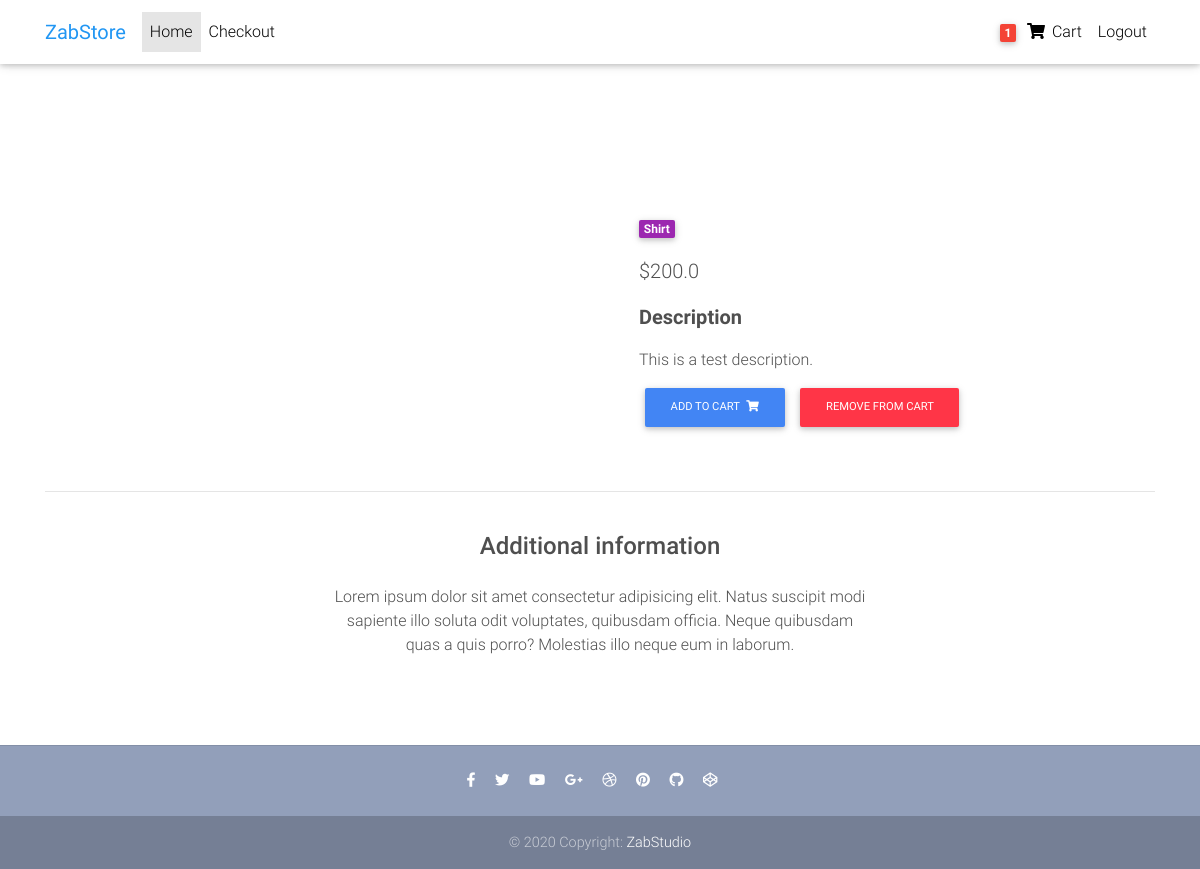
The app's page /product/test-product-2/ (signed in) with its own data.
### core/models.py (models this page shows, shortened)
class Order(models.Model):
    user = models.ForeignKey(settings.AUTH_USER_MODEL, on_delete=models.CASCADE)
    ref_code = models.CharField(max_length=20, blank=True, null=True)
    item = models.ManyToManyField(OrderItem)
    start_date = models.DateTimeField(auto_now_add=True)
    ordered_date = models.DateTimeField()
    ordered = models.BooleanField(default=False)
    billing_address = models.ForeignKey('Address', related_name='billing_address', on_delete=models.SET_NULL,
                                        blank=True, null=True)
    shipping_address = models.ForeignKey('Address', related_name='shipping_address', on_delete=models.SET_NULL,
                                         blank=True, null=True)
    payment = models.ForeignKey('Payment', on_delete=models.SET_NULL, blank=True, null=True)
    coupon = models.ForeignKey('Coupon', on_delete=models.SET_NULL, blank=True, null=True)
    being_delivered = models.BooleanField(default=False)
    received = models.BooleanField(default=False)
    refund_requested = models.BooleanField(default=False)
    refund_granted = models.BooleanField(default=False)
    '''
    1. item added to cart
    2. adding billing address
    (Failed checkout)
    3. payment
    ( preprocessing, processing, packaging etc.)
    4. Being delivered
    5. Received
    6. Refunds
    '''

class Item(models.Model):
    title = models.CharField(max_length=100)
    price = models.FloatField()
    discount_price = models.FloatField(blank=True, null=True)
    category = models.CharField(choices=CATEGORY_CHOICES, max_length=2)
    label = models.CharField(choices=LABEL_CHOICES, max_length=1)
    slug = models.SlugField()
    description = models.TextField()
    image = models.ImageField(blank=True, null=True)
    def get_add_to_cart_url(self):
        return reverse("core:add-to-cart", kwargs={
            'slug': self.slug
        })
    def get_remove_from_cart_url(self):
        return reverse("core:remove-from-cart", kwargs={
            'slug': self.slug
        })

### core/views.py (the view)
# urls.py: path('product/<slug>/', ItemDetailView.as_view(), name='product'),
class ItemDetailView(DetailView):
    model = Item
    template_name = "product.html"

### core/templatetags/cart_template_tags.py (called while the page is built)
@register.filter
def cart_item_count(user):
    if user.is_authenticated:
        qs = Order.objects.filter(user=user, ordered=False)
        if qs.exists():
            return qs[0].item.count()
    return 0

### templates/product.html (shortened to what this page needs)
{% extends 'base.html' %}
{% block content %}
<body>
  <main class="mt-5 pt-4">
    <div class="container dark-grey-text mt-5">
      <div class="row wow fadeIn">
        <div class="col-md-6 mb-4">
        </div>
        <div class="col-md-6 mb-4">
          <div class="p-4">
            <div class="mb-3">
              <a href="">
                <span class="badge purple mr-1">{{ object.get_category_display }}</span>
              </a>
            </div>
            <p class="lead">
              {% if object.discount_price %}
              <span class="mr-1">
                <del>${{ object.price }}</del>
              </span>
              <span>${{ object.discount_price}}</span>
              {% else %}
              <span>${{ object.price }}</span>
              {% endif %}
            </p>
            <p class="lead font-weight-bold">Description</p>
            <p>{{ object.description }}.</p>
            <a href="{{ object.get_add_to_cart_url }}" class="btn btn-primary btn-md my-0 p">Add to cart
              <i class="fas fa-shopping-cart ml-1"></i>
            </a>
            <a href="{{ object.get_remove_from_cart_url }}" class="btn btn-danger btn-md my-0 p">Remove from cart
            </a>
          </div>
        </div>
      </div>
      <hr>
      <div class="row d-flex justify-content-center wow fadeIn">
        <div class="col-md-6 text-center">
          <h4 class="my-4 h4">Additional information</h4>
          <p>Lorem ipsum dolor sit amet consectetur adipisicing elit. Natus suscipit modi sapiente illo soluta odit
            voluptates,
            quibusdam officia. Neque quibusdam quas a quis porro? Molestias illo neque eum in laborum.</p>
        </div>
      </div>
      <div class="row wow fadeIn">
        <div class="col-lg-4 col-md-12 mb-4">
        </div>
        <div class="col-lg-4 col-md-6 mb-4">
        </div>
        <div class="col-lg-4 col-md-6 mb-4">
        </div>
      </div>
    </div>
  </main>
</body>
{% endblock %}

### templates/navbar.html (shortened to what this page needs)
{% load cart_template_tags %}
<nav class="navbar fixed-top navbar-expand-lg navbar-light white scrolling-navbar">
    <div class="container">
      <a class="navbar-brand waves-effect" href="https://mdbootstrap.com/docs/jquery/" target="_blank">
        <strong class="blue-text">ZabStore</strong>
      </a>
      <div class="collapse navbar-collapse" id="navbarSupportedContent">
        <ul class="navbar-nav mr-auto">
          <li class="nav-item active">
            <a class="nav-link waves-effect" href="/">Home
            </a>
          </li>
          <li class="nav-item">
            <a class="nav-link waves-effect" href="/checkout" target="_blank">Checkout</a>
          </li>
        </ul>
        <ul class="navbar-nav nav-flex-icons">
          {% if request.user.is_authenticated %}
          <li class="nav-item">
            <a href="{% url 'core:order-summary' %}" class="nav-link waves-effect">
              <span class="badge red z-depth-1 mr-1"> {{request.user|cart_item_count}} </span>
              <i class="fas fa-shopping-cart"></i>
              <span class="clearfix d-none d-sm-inline-block"> Cart </span>
            </a>
          </li>
          <li class="nav-item">
            <a class="nav-link waves-effect" href="">
              <span class="clearfix d-none d-sm-inline-block"> Logout </span>
            </a>
          </li>
          {% else %}
          <li class="nav-item">
            <a class="nav-link waves-effect" href="">
              <span class="clearfix d-none d-sm-inline-block"> Login </span>
            </a>
          </li>
          {% endif %}
        </ul>
      </div>
    </div>
  </nav>

### templates/base.html (style rules this page uses)
html, body, header, .carousel { height: 60vh; }

### records on screen
Item: category "Shirt", price "200.0", description "This is a test description"

### other values on screen
{{ request.user|cart_item_count }} "1"
